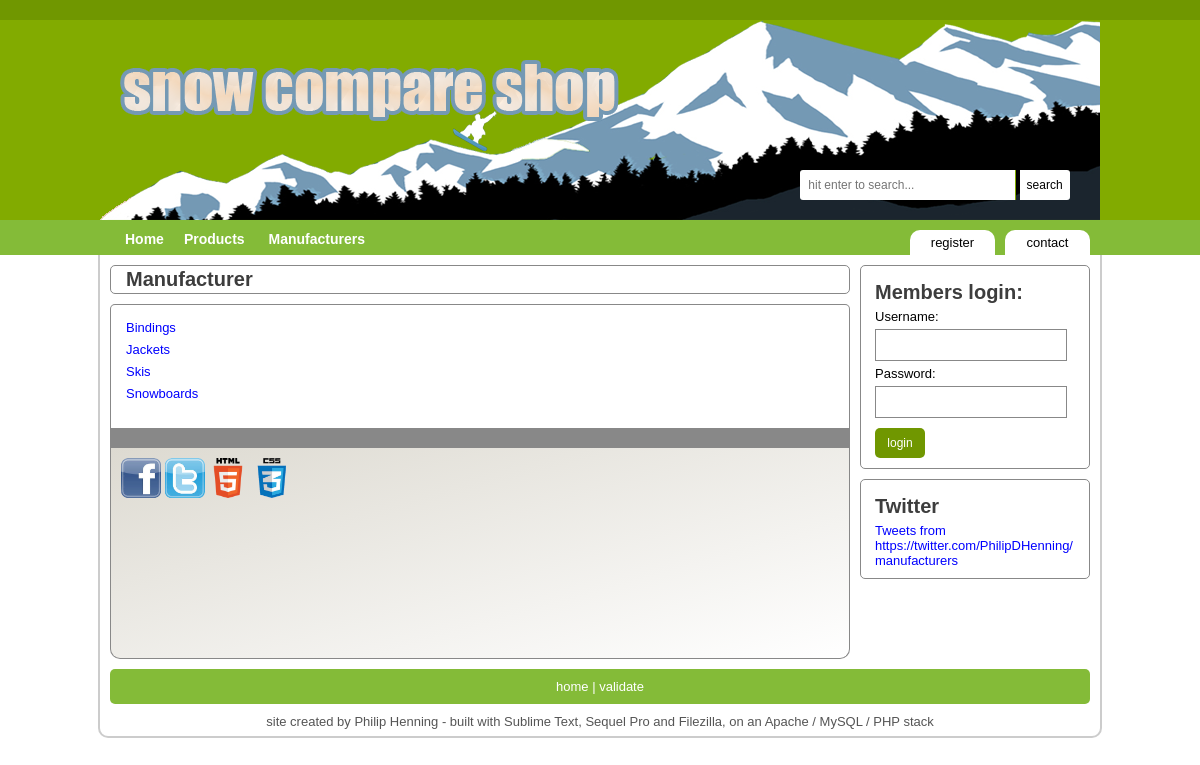
The app's page /pages/university/e_commerce/coursework/pages/search/manufacturer.php with its own data.
### tables this page shows
CREATE TABLE `ecom_type` (
  `id` SMALLINT(6) NOT NULL,
  `name` VARCHAR(50) NOT NULL,
  `description` TEXT,
  `product_type_image` VARCHAR(100),
  PRIMARY KEY (`id`)
);

### pages/university/e_commerce/coursework/pages/search/manufacturer.php (the view, shortened to what this page needs)
<?php
	$path = "../../";
	include($path."assets/includes/php_header.php");
	include($path."assets/includes/header.php");
	if (isset($_GET['manufacturer']))
		{
			$manufacturer = $_GET['manufacturer'];
			$description_query = "SELECT *
								FROM ecom_manufacturer
	         					WHERE ecom_manufacturer.manufacturer = '".$manufacturer."'
	         					LIMIT 1";
         	$description_result = mysqli_query($connection, $description_query);
         	if(mysqli_num_rows($description_result) > 0)
        		{
		         	while($description_row = mysqli_fetch_array($description_result, MYSQLI_ASSOC))
						{
							echo "<img src='".$path."/assets/".$description_row['image']."' alt='manufacturer'/>
								<h2>".$manufacturer."</h2>
								<p class='description'>".$description_row['about']."</p>
								<p class='description'>
								<span class='xs'>Year established:</span>".$description_row['year_established']."<br />
								<span class='xs'>Headquarters:</span>".$description_row['headquarters']."<br />
								<span class='xs'>URL:</span><a href='".$description_row['website']."'>".$description_row['website']."</a>
								</p>";
						}
				}
			$query = "SELECT ecom_product.id AS product_id, ecom_product.name AS product_name, price, year, ecom_product.description AS product_description, ecom_product.manufacturer_id AS manufacturer_id, manufacturer, image, ecom_type.name AS type_name
					FROM ecom_product
					LEFT JOIN ecom_type ON ecom_product.type_id = ecom_type.id
					LEFT JOIN ecom_manufacturer ON ecom_product.manufacturer_id = ecom_manufacturer.id
					WHERE ecom_manufacturer.manufacturer = '".$manufacturer."'
					ORDER BY manufacturer";
			$result = mysqli_query($connection, $query);
		    if (mysqli_num_rows($result) > 0)
		        {
	        	$result_count = mysqli_num_rows($result);
	        	if(mysqli_num_rows($result) == 1)
	        		{
	        			$result_text = " product";
	        		}
	        	else
	        		{
	        			$result_text = " products";
	        		}
	         	echo "<h4>".$result_count." matching ".$result_text." found</h4>";
				while($row = mysqli_fetch_array($result, MYSQLI_ASSOC))
					{
						echo "<div class='results'>";
						$image_query = "SELECT name, location
										FROM ecom_product, ecom_product_image
										WHERE ecom_product.id = ecom_product_image.product_id
										AND ecom_product.id = '".$row['product_id']."'
										LIMIT 1";
						$image_result = mysqli_query($connection, $image_query);
						if(mysqli_num_rows($image_result) > 0)
							{
								while($image_row = mysqli_fetch_array($image_result, MYSQLI_ASSOC))
									{
										echo "<a href='product.php?product_id=".$row['product_id']."&amp;manufacturer_id=".$row['manufacturer_id']."'><img src='".$path."/assets/".$image_row['location']."' alt='product'/></a>";
									}
							}
						echo "<h4>".$row['manufacturer']." - ".$row['product_name']."</h4>
							<span class='xs'>Name: </span><a href='product.php?product_id=".$row['product_id']."&amp;manufacturer_id=".$row['manufacturer_id']."'>".$row['product_name']."</a><br />
							<span class='xs'>Model:</span>".$row['product_id']."<br />
							<span class='xs'>Type:</span><a href='type.php?type=".$row['type_name']."'>".$row['type_name']."</a><br />
							<span class='xs'>Year:</span>".$row['year']."<br />
							<span class='xs'>Price:</span>&#163;".$row['price']."<br />
							<span class='xs'>Description:</span><span class='ml'>".substr($row['product_description'],0,200)."... </span>
							</div>";
					}
				}
		    else
		    	{
		    		echo "<h4>Sorry, there are currently no products in this section</h4>";
		    	}
		}
	else
		{
			$query = "SELECT * FROM ecom_type ORDER BY name";
			$result = mysqli_query($connection, $query);
		    if (mysqli_num_rows($result) > 0)
		        {
					while($row = mysqli_fetch_array($result, MYSQLI_ASSOC))
						{
							echo "<p><a href='type.php?type=".$row['name']."'>".$row['name']."</a></p>";
						}
		    	}
		}
	include($path."assets/includes/login.php");
	include($path."assets/includes/footer.php");
?>

### pages/university/e_commerce/coursework/assets/css/general.css (style rules this page uses)
* { margin: 0; padding:0; font-family: Tahoma, Geneva, sans-serif; font-size: 13px; border-color: #888888; }
a:link, a:active, a:visited { text-decoration: none; color: blue; }
p { margin: 5px; color: #555555; }

### records on screen
ecom_type: name "Bindings"
ecom_type: name "Jackets"
ecom_type: name "Skis"
ecom_type: name "Snowboards"

### other values on screen
$page_title "Manufacturer"
